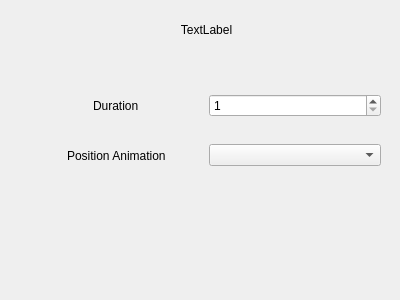
<?xml version="1.0" encoding="UTF-8"?>
<ui version="4.0">
 <class>HtmlEffectProducerWidget</class>
 <widget class="QWidget" name="HtmlEffectProducerWidget">
  <property name="geometry">
   <rect>
    <x>0</x>
    <y>0</y>
    <width>400</width>
    <height>300</height>
   </rect>
  </property>
  <property name="windowTitle">
   <string>Form</string>
  </property>
  <widget class="QLabel" name="filenameLabel">
   <property name="geometry">
    <rect>
     <x>36</x>
     <y>20</y>
     <width>341</width>
     <height>20</height>
    </rect>
   </property>
   <property name="layoutDirection">
    <enum>Qt::LeftToRight</enum>
   </property>
   <property name="text">
    <string>TextLabel</string>
   </property>
   <property name="alignment">
    <set>Qt::AlignCenter</set>
   </property>
  </widget>
  <widget class="QWidget" name="horizontalLayoutWidget">
   <property name="geometry">
    <rect>
     <x>30</x>
     <y>80</y>
     <width>351</width>
     <height>51</height>
    </rect>
   </property>
   <layout class="QHBoxLayout" name="horizontalLayout">
    <item alignment="Qt::AlignHCenter">
     <widget class="QLabel" name="durationLabel">
      <property name="toolTip">
       <string>Duration</string>
      </property>
      <property name="layoutDirection">
       <enum>Qt::LeftToRight</enum>
      </property>
      <property name="text">
       <string>Duration</string>
      </property>
     </widget>
    </item>
    <item>
     <widget class="TimeSpinBox" name="durationSpinBox">
      <property name="enabled">
       <bool>true</bool>
      </property>
      <property name="sizePolicy">
       <sizepolicy hsizetype="Preferred" vsizetype="Fixed">
        <horstretch>0</horstretch>
        <verstretch>0</verstretch>
       </sizepolicy>
      </property>
      <property name="minimumSize">
       <size>
        <width>25</width>
        <height>20</height>
       </size>
      </property>
      <property name="maximumSize">
       <size>
        <width>1000</width>
        <height>16777215</height>
       </size>
      </property>
      <property name="focusPolicy">
       <enum>Qt::ClickFocus</enum>
      </property>
      <property name="alignment">
       <set>Qt::AlignLeading|Qt::AlignLeft|Qt::AlignVCenter</set>
      </property>
      <property name="accelerated">
       <bool>true</bool>
      </property>
      <property name="keyboardTracking">
       <bool>false</bool>
      </property>
      <property name="minimum">
       <number>1</number>
      </property>
      <property name="maximum">
       <number>2147483647</number>
      </property>
     </widget>
    </item>
   </layout>
  </widget>
  <widget class="QWidget" name="horizontalLayoutWidget_2">
   <property name="geometry">
    <rect>
     <x>30</x>
     <y>130</y>
     <width>351</width>
     <height>51</height>
    </rect>
   </property>
   <layout class="QHBoxLayout" name="horizontalLayout_2">
    <item alignment="Qt::AlignHCenter">
     <widget class="QLabel" name="positionAnimationLable">
      <property name="toolTip">
       <string>positionAnimation</string>
      </property>
      <property name="text">
       <string>Position Animation</string>
      </property>
     </widget>
    </item>
    <item>
     <widget class="QComboBox" name="positionAnimationComboBox"/>
    </item>
   </layout>
  </widget>
 </widget>
 <customwidgets>
  <customwidget>
   <class>TimeSpinBox</class>
   <extends>QSpinBox</extends>
   <header>widgets/timespinbox.h</header>
  </customwidget>
 </customwidgets>
 <resources/>
 <connections/>
</ui>
